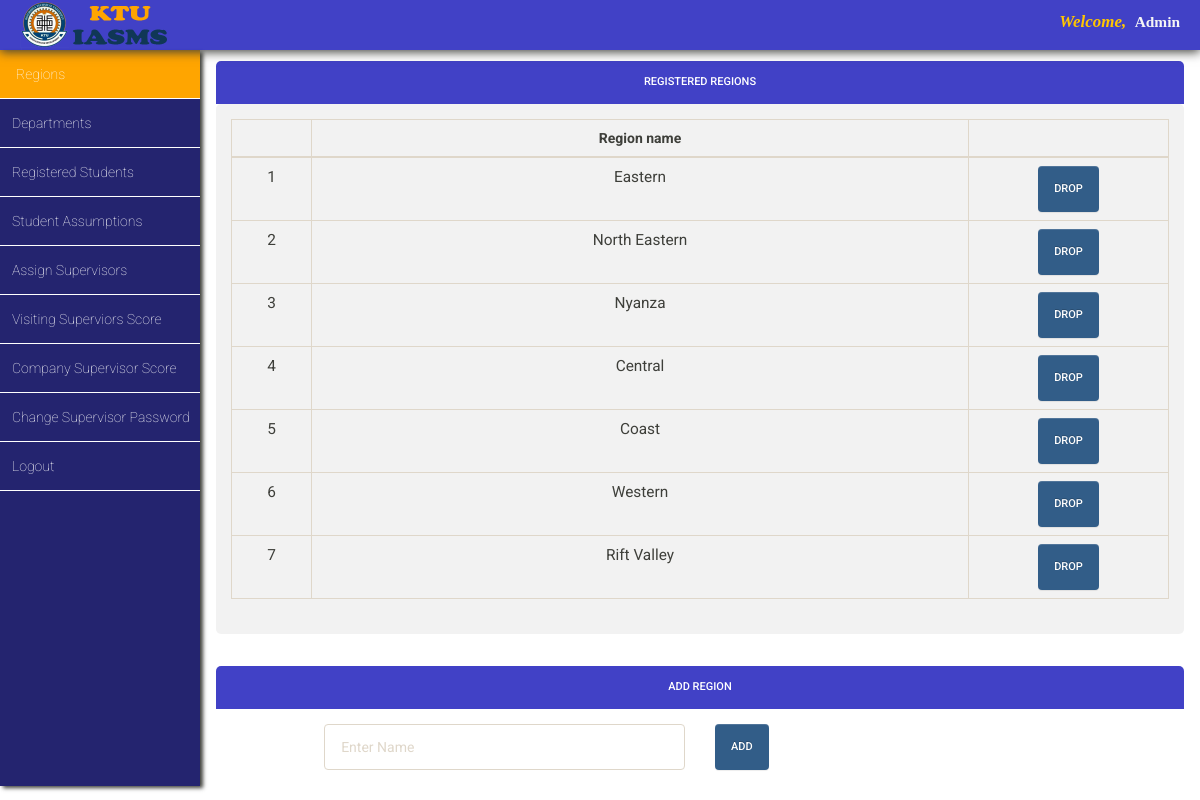
Page /admin/regions/regions.php on the committed database.
### tables this page shows
CREATE TABLE `regions` (
  `id` int(11) NOT NULL,
  `region_name` text NOT NULL,
  `added_at` datetime DEFAULT current_timestamp()
);

### admin/regions/regions.php (the view, shortened to what this page needs)
<?php
include '../../database_connection/database_connection.php';
 ?>
<!DOCTYPE html>
<html lang="en" class="bg-pink">
<head>
  <link rel="stylesheet" href="../../css/bootstrap-theme.min.css"/>
  <link rel="stylesheet" href="../../css/bootstrap.min.css"/>
  <link rel="stylesheet" href="../../css/main_page_style.css"/>
  <link rel="stylesheet" href="regions.css"/>
</head>
<body>
<div id="top-navigation">
<div id="header_logo"><img src="../../img/header_log.png" class="img-responsive" alt="logo" style="float:left;width:150px; height:50px;position:relative;left:20px"/></div>
<div id="student_name"><span style="color:rgb(255, 198, 0);font-size:1.1em"><em>Welcome,</em>&nbsp; </span><span style="font-family:serif"><?php echo "Admin"?></span></div>
</div>
<div id="left_side_bar">
<ul id="menu_list">
  <a class="menu_items_link" href="../regions/regions.php"><li class="menu_items_list" style="background-color:orange;padding-left:16px">Regions</li></a>
  <a class="menu_items_link" href="../departments/departments.php"><li class="menu_items_list">Departments</li></a>
  <a class="menu_items_link" href="../view_registered_students/view_registered_students.php"><li class="menu_items_list">Registered Students</li></a>
  <a class="menu_items_link" href="../students_assumptions/students_assumptions.php"><li class="menu_items_list" >Student Assumptions</li></a>
  <a class="menu_items_link" href="../assign_supervisors/assign_supervisors.php"><li class="menu_items_list">Assign Supervisors</li></a>
  <a class="menu_items_link" href="../visiting_score/visiting_supervisors_score.php"><li class="menu_items_list">Visiting Superviors Score</li></a>
  <a class="menu_items_link" href="../company_score/company_supervisor_score.php"><li class="menu_items_list">Company Supervisor Score</li></a>
  <a class="menu_items_link" href="../change_password/change_password.php"><li class="menu_items_list">Change Supervisor Password</li></a>
  <a class="menu_items_link" href="../../index.php"><li class="menu_items_list">Logout</li></a>
</ul>
</div>
<div class="container-fluid">
<div id="main_content">
    <div class = "panel">
        <div class = "panel-heading phead">
                <h2 class = "panel-title ptitle"> Registered Regions</h2>
        </div>
        <div class = "panel-body pbody">
            <table class="table table-bordered table-hover">
                <thead>
                    <tr>
                        <th></th>
                        <th style="text-align:center">Region name</th>
                        <th></th>
                    </tr>
                </thead>
                <tbody>
                    <?php
                    echo "<tr style='text-align:center;font-size:1.1em' width='100%'>";
                        $mysql_query_command_1 = "SELECT * FROM regions";
                        $execute_result_query = mysqli_query($conn,$mysql_query_command_1);
                        while($row_set = mysqli_fetch_assoc($execute_result_query)){
                            echo "<tr style='text-align:center;font-size:1.1em'>";
                                echo "<td style='width: 80px;'>".$row_set['id']."</td>";
                                echo "<td>".$row_set['region_name']."</td>";
                                echo '<td style="width: 200px;">
                                            <form method="post" action="regions_inc.php">
                                                <input type="hidden" name="drop_region_id" value="'.$row_set['id'].'"/>
                                                <input type="submit" value="Drop" name="btn_drop_region" class="btn btn-primary"/>
                                            </form>
                                        </td>';
                            echo "</tr>";
                        }
                    echo "</tr>";
                    ?>
                </tbody>
            </table>
        </div>
    </div>
   <div class="panel">
        <div class="panel-heading phead phead-adjusted">
            <h2 class = "panel-title ptitle"> Add Region</h2>
        </div>
        <div class = "panel-body">
                <form method="post" action="regions_inc.php">
                    <div class="row">
                        <div class="col-md-12">
                            <div class="col-md-5 col-md-offset-1">
                            <input type="text" placeholder="Enter Name" name="txt_add_region_name" class="form-control"/>
                            </div>
                            <div class="col-md-5">
                            <input type="submit" value="Add" name="btn_add_region" class="btn btn-primary"/>
                            </div>
                        </div>
                    </div>
                </form>
    </div>
</div>
</body>
</html>

### css/main_page_style.css (style rules this page uses)
* { margin: 0; padding: 0; }
#top-navigation { position: fixed; width: 100%; height: 50px; background-color: rgba(27, 27, 187, 0.83); box-shadow: 0 2px 10px; z-index: 4; }
#top-navigation #student_name { color: whitesmoke; float: right; margin-right: 20px; font-size: 1.1em; font-weight: bold; margin-top: 10px; font-family: serif; }
#left_side_bar { height: 92vh; float: left; margin-top: 50px; overflow: auto; background-color: rgba(18, 18, 99, 0.92); position: fixed; box-shadow: 3px 2px 4px; width: 200px; z-index: 2; }
#left_side_bar #menu_list a { text-decoration: none; color: white; font-size: 1em; }
#left_side_bar #menu_list li { text-decoration-style: none; padding: 14px 10px 14px 12px; border-bottom: 1px solid white; font-weight: lighter; }
#main_content { background-color: white; margin-top: 50px; float: right; padding-left: 200px; width: 100%; height: 92vh; overflow-y: auto; overflow-x: auto; }
@media only screen and (min-width: 320px) { #left_side_bar { width: 160px; } }
@media only screen and (min-width: 320px) { #left_side_bar #menu_list a { font-size: .8em; } }
@media only screen and (min-width: 320px) { #left_side_bar #menu_list li { padding: 14px 10px 14px 8px; } }
@media only screen and (min-width: 320px) { #main_content { padding-left: 160px; } }
@media only screen and (min-width: 480px) { #left_side_bar { width: 160px; } }
@media only screen and (min-width: 480px) { #left_side_bar #menu_list a { font-size: .8em; } }
@media only screen and (min-width: 480px) { #left_side_bar #menu_list li { padding: 14px 10px 14px 8px; } }
@media only screen and (min-width: 480px) { #main_content { padding-left: 160px; } }
@media only screen and (min-width: 992px) { #left_side_bar { width: 200px; } }
@media only screen and (min-width: 992px) { #left_side_bar #menu_list a { font-size: 1em; } }
@media only screen and (min-width: 992px) { #left_side_bar #menu_list li { padding: 14px 10px 14px 12px; } }
@media only screen and (min-width: 992px) { #main_content { padding-left: 200px; } }
@media only screen and (min-width: 1200px) { #left_side_bar { width: 200px; } }
@media only screen and (min-width: 1200px) { #left_side_bar #menu_list a { font-size: 1em; } }
@media only screen and (min-width: 1200px) { #left_side_bar #menu_list li { padding: 14px 10px 14px 12px; } }
@media only screen and (min-width: 1200px) { #main_content { padding-left: 200px; } }

### admin/regions/regions.css (style rules this page uses)
.table { width: 100% !important; }
.phead { padding: 10px; margin-top: 10px; width: 100%; text-align: center; font-weight: bold; background-color: rgba(27, 27, 187, 0.83); border-top-left-radius: 5px; border-top-right-radius: 5px; color: white; }
.pbody { background-color: rgba(232, 232, 232, 0.56); border-radius: 5px; }

### rows in the picture
regions: id "1", region_name "Eastern"
regions: id "2", region_name "North Eastern"
regions: id "3", region_name "Nyanza"
regions: id "4", region_name "Central"
regions: id "5", region_name "Coast"
regions: id "6", region_name "Western"
regions: id "7", region_name "Rift Valley"
